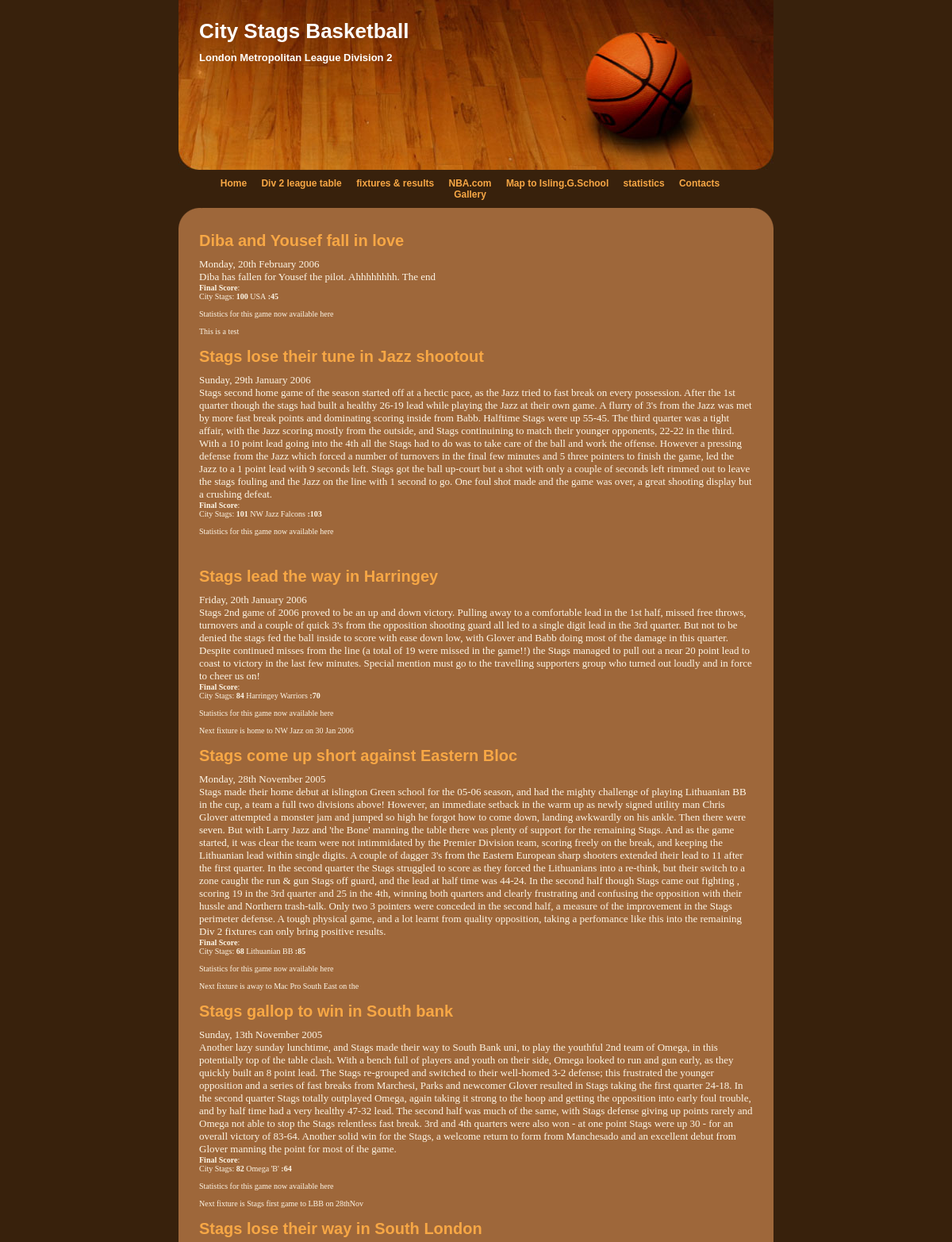
The app's page /index2.php (upper part) with its own data.
### tables this page shows
CREATE TABLE `games` (
  `id` int(4) NOT NULL auto_increment,
  `headline` varchar(120) default NULL,
  `date` date default NULL,
  `review` blob,
  `comment` varchar(120) default NULL,
  `home_away` char(1) default NULL,
  `opposition` varchar(20) default NULL,
  `stag_score` int(3) default NULL,
  `oppo_score` int(3) default NULL,
  PRIMARY KEY  (`id`)
) TYPE=MyISAM AUTO_INCREMENT=15;

### index2.php (the view, shortened to what this page needs)
<?php
echo'<!DOCTYPE HTML PUBLIC "-//W3C//DTD HTML 4.01 Transitional//EN" "http://www.w3.org/TR/html4/loose.dtd">';
echo'<html>';
echo'<head>';
echo'<link rel="stylesheet" type="text/css" href="style.css">';
echo'<style type="text/css">';
echo'<!--';
echo'.style1 {font-family: "trebuchet ms"}';
echo'-->';
echo'</style></head>';
echo'<body >';
echo'<div class="fw-container">';
echo'<div class="fw-head">';
echo' <h1>  City Stags Basketball</h1>';
echo' <h3>London Metropolitan League Division 2</h3>';
echo' <div class="fw-home-link">';
echo' </div></div>';
echo'<div class="fw-nav-menu">';
echo' <ul>';
echo'  <li><A class="section" href="index.php">Home</A></li>';
echo'  <li><A class="section" href="http://www.fixs.co.uk/bb/compview.asp?DivisionID=4392"target="_blank">Div 2 league table</A></li>';
echo'  <li><A class="section" href="http://www.fixs.co.uk/bb/teamview.asp?TeamID=6091"target="_blank">fixtures & results</A></li>';
echo'  <li><A class="section" href="http://www.nba.com"target="_blank">NBA.com</A></li>';
echo'  <li><A class="section" href="http://www.streetmap.co.uk/newmap.srf?x=531750&y=183250&z=1&sv=531750,183250&st=4&ar=N&mapp=newmap.srf&searchp=newsearch.srf&ax=532025&ay=183623"target="_blank">Map to Isling.G.School</A></li>';
echo'  <li><A class="section" href="statistics.html">statistics</A></li>';
echo'  <li><A class="section" href="contacts.html">Contacts</A></li>';
echo'  <li><A class="section" href="gallery.html">Gallery</A></li>';
echo'</ul><hr></div>';
echo'<div class="fw-with-mini fw-content">';
$query="SELECT * FROM `games` WHERE 1 order by date DESC";
$result=mysql_query($query);
$num=mysql_numrows($result);
$i=0;
while ($i < $num) {
$headline=mysql_result($result,$i,"headline");
$review=mysql_result($result,$i,"review");
$rw_date=mysql_result($result,$i,"date");
$fm_date=date("l, jS F Y",strtotime($rw_date));
$stag_score=mysql_result($result,$i,"stag_score");
$opposition=mysql_result($result,$i,"opposition");
$oppo_score=mysql_result($result,$i,"oppo_score");
$comment=mysql_result($result,$i,"comment");
echo' <div class="fw-paragraph">';
echo'  <h2><A></A>';
echo $headline;
echo '</h2>';
echo'  <div class="fw-text">';
echo'   <font style="color: oldlace;" size="2"><span style="font-family: verdana;">';
echo $fm_date;
echo'<br>';
echo'<span style="font-family: trebuchet ms;">';
echo $review;
echo'</span></font></font><font size="2"><span style="font-family: verdana;"><font style="color: oldlace;" size="1"><span style="font-family: trebuchet ms; color: oldlace;"></span>';
echo'<br style="color: oldlace;">';
echo'<span style="font-weight: bold; color: oldlace;">Final Score</span><span style="color: oldlace;">: </span><br style="color: oldlace;"><span style="color: oldlace;">City Stags: </span><span style="font-weight: bold; color: oldlace;">';
echo $stag_score;
echo'</span><span style="color: oldlace;">&nbsp;';
echo $opposition;
echo'</span><span style="font-weight: bold; color: oldlace;"> :';
echo $oppo_score;
echo'</span><br style="color: oldlace;">';
echo'<br style="color: oldlace;"><a style="color: oldlace;" href="statistics.html">';
echo'Statistics for this game now available here</a><br>';
echo'<br style="font-weight: bold;">';
echo $comment;
echo'</font><span style="color: crimson;"></span></span></font><br>';
echo'  </div> </div>';
$i++;
}
echo'</div></body></html>';
?>

### style.css (style rules this page uses)
body { font:12px verdana, arial; color: #eadebf; min-width: 750px; margin: 0px; padding: 0px; background-color: #38210c; border: 0; }
.fw-container { margin: 0 auto; padding: 0; width: 750px; background: #9e673a; }
a, a:visited { color:#f7a745; text-decoration: none; }
.fw-head { height: 214px; margin:0; border:0px none; background: url('images/bg-head.jpg') no-repeat top left; }
.fw-head h1 { font:bold 26px arial; color: #fff; width: 350px; margin: 0px 0px 0px 26px; padding: 24px 0px 0px 0px; text-align: left; overflow: hidden; }
.fw-head h3 { font:bold 13px arial; color: #fff; width: 350px; margin: 10px 0px 0px 26px; text-align: left; }
.fw-nav-menu { background: #38210c; padding: 10px 26px 10px 26px; font-family: arial; font-weight: bold; color: #f7a745; }
.fw-nav-menu ul { margin:0px; padding:0px; background: transparent; list-style:none; text-align:center; cursor:default; }
.fw-nav-menu li { margin:0px 15px 0px 0px; display: inline; }
.fw-nav-menu a { text-decoration:none; }
.fw-with-mini { float:left; width: 70%; margin: 0px 0px 0px 0px; padding-top: 15px; font-size: 12px; overflow: hidden; background: #9e673a url('images/bg-content.gif') no-repeat top left; }
.fw-content { float:none; width:100%; }
.fw-content h2 { font:bold 20px arial; color: #f7a745; margin: 0px 0px 10px 0px; padding-top: 15px; }
.fw-paragraph { margin: 0px 26px 0px 26px; clear: both; }
.fw-text { margin: 0px 0px 0px 0px; height: 100%; }

### records on screen
games: headline "Diba and Yousef fall in love", date "Monday, 20th February 2006", review "Diba has fallen for Yousef the pilot. Ahhhhhhhh. The end", stag_score "100", opposition "USA", oppo_score "45", comment "This is a test"
games: headline "Stags lose their tune in Jazz shootout", date "Sunday, 29th January 2006", review "Stags second home game of the season started off at a hectic pace, as the Jazz tried to fast break on every possession. After the 1st quarter though the stags had built a healthy 26-19 lead while playing the Jazz at their own game. A flurry of 3's from the Jazz was met by more fast break points and dominating scoring inside from Babb. Halftime Stags were up 55-45. The third quarter was a tight affair, with the Jazz scoring mostly from the outside, and Stags continuining to match their younger opponents, 22-22 in the third. With a 10 point lead going into the 4th all the Stags had to do was to take care of the ball and work the offense. However a pressing defense from the Jazz which forced a…", stag_score "101", opposition "NW Jazz Falcons", oppo_score "103"
games: headline "Stags lead the way in Harringey", date "Friday, 20th January 2006", review "Stags 2nd game of 2006 proved to be an up and down victory. Pulling away to a comfortable lead in the 1st half, missed free throws, turnovers and a couple of quick 3's from the opposition shooting guard all led to a single digit lead in the 3rd quarter. But not to be denied the stags fed the ball inside to score with ease down low, with Glover and Babb doing most of the damage in this quarter. Despite continued misses from the line (a total of 19 were missed in the game!!) the Stags managed to pull out a near 20 point lead to coast to victory in the last few minutes. Special mention must go to the travelling supporters group who turned out loudly and in force to cheer us on!", stag_score "84", opposition "Harringey Warriors", oppo_score "70", comment "Next fixture is home to NW Jazz on 30 Jan 2006"
games: headline "Stags come up short against Eastern Bloc", date "Monday, 28th November 2005", review "Stags made their home debut at islington Green school for the 05-06 season, and had the mighty challenge of playing Lithuanian BB in the cup, a team a full two divisions above! However, an immediate setback in the warm up as newly signed utility man Chris Glover attempted a monster jam and jumped so high he forgot how to come down, landing awkwardly on his ankle. Then there were seven. But with Larry Jazz and 'the Bone' manning the table there was plenty of support for the remaining Stags. And as the game started, it was clear the team were not intimmidated by the Premier Division team, scoring freely on the break, and keeping the Lithuanian lead within single digits. A couple of dagger 3's…", stag_score "68", opposition "Lithuanian BB", oppo_score "85", comment "Next fixture is away to Mac Pro South East on the"
games: headline "Stags gallop to win in South bank", date "Sunday, 13th November 2005", review "Another lazy sunday lunchtime, and Stags made their way to South Bank uni, to play the youthful 2nd team of Omega, in this potentially top of the table clash. With a bench full of players and youth on their side, Omega looked to run and gun early, as they quickly built an 8 point lead. The Stags re-grouped and switched to their well-homed 3-2 defense; this frustrated the younger opposition and a series of fast breaks from Marchesi, Parks and newcomer Glover resulted in Stags taking the first quarter 24-18. In the second quarter Stags totally outplayed Omega, again taking it strong to the hoop and getting the opposition into early foul trouble, and by half time had a very healthy 47-32 lead.…", stag_score "82", opposition "Omega 'B'", oppo_score "64", comment "Next fixture is Stags first game to LBB on 28thNov"
games: headline "Stags lose their way in South London"
